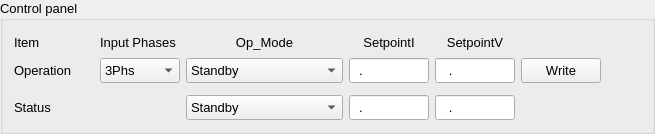
     <widget class="QGroupBox" name="ControlPanel">
      <property name="minimumSize">
       <size>
        <width>70</width>
        <height>110</height>
       </size>
      </property>
      <property name="maximumSize">
       <size>
        <width>1000</width>
        <height>200</height>
       </size>
      </property>
      <property name="font">
       <font>
        <pointsize>10</pointsize>
       </font>
      </property>
      <property name="title">
       <string>Control panel</string>
      </property>
      <layout class="QGridLayout" name="gridLayout_3">
       <item row="4" column="0">
        <widget class="QLabel" name="label_13">
         <property name="sizePolicy">
          <sizepolicy hsizetype="Fixed" vsizetype="Fixed">
           <horstretch>0</horstretch>
           <verstretch>0</verstretch>
          </sizepolicy>
         </property>
         <property name="minimumSize">
          <size>
           <width>50</width>
           <height>20</height>
          </size>
         </property>
         <property name="text">
          <string>Status</string>
         </property>
        </widget>
       </item>
       <item row="1" column="1">
        <widget class="QComboBox" name="comboBox_Phs">
         <property name="minimumSize">
          <size>
           <width>80</width>
           <height>25</height>
          </size>
         </property>
         <item>
          <property name="text">
           <string>3Phs</string>
          </property>
         </item>
         <item>
          <property name="text">
           <string>1Ph</string>
          </property>
         </item>
         <item>
          <property name="text">
           <string>DC</string>
          </property>
         </item>
        </widget>
       </item>
       <item row="1" column="6" rowspan="2">
        <spacer name="horizontalSpacer">
         <property name="orientation">
          <enum>Qt::Horizontal</enum>
         </property>
         <property name="sizeHint" stdset="0">
          <size>
           <width>40</width>
           <height>20</height>
          </size>
         </property>
        </spacer>
       </item>
       <item row="4" column="4">
        <widget class="QLineEdit" name="lineEdit_Vout_R">
         <property name="minimumSize">
          <size>
           <width>70</width>
           <height>25</height>
          </size>
         </property>
         <property name="maximumSize">
          <size>
           <width>80</width>
           <height>30</height>
          </size>
         </property>
         <property name="inputMask">
          <string>000.00</string>
         </property>
         <property name="readOnly">
          <bool>true</bool>
         </property>
        </widget>
       </item>
       <item row="0" column="0">
        <widget class="QLabel" name="label_11">
         <property name="sizePolicy">
          <sizepolicy hsizetype="Fixed" vsizetype="Fixed">
           <horstretch>0</horstretch>
           <verstretch>0</verstretch>
          </sizepolicy>
         </property>
         <property name="minimumSize">
          <size>
           <width>0</width>
           <height>20</height>
          </size>
         </property>
         <property name="text">
          <string>Item</string>
         </property>
        </widget>
       </item>
       <item row="1" column="2">
        <widget class="QComboBox" name="comboBox_OPMODE">
         <property name="sizePolicy">
          <sizepolicy hsizetype="Fixed" vsizetype="Fixed">
           <horstretch>75</horstretch>
           <verstretch>24</verstretch>
          </sizepolicy>
         </property>
         <property name="minimumSize">
          <size>
           <width>120</width>
           <height>25</height>
          </size>
         </property>
         <item>
          <property name="text">
           <string>Standby</string>
          </property>
         </item>
         <item>
          <property name="text">
           <string>Active</string>
          </property>
         </item>
         <item>
          <property name="text">
           <string>Shutdown</string>
          </property>
         </item>
         <item>
          <property name="text">
           <string>Degraded</string>
          </property>
         </item>
         <item>
          <property name="text">
           <string>Error Not Recoverable</string>
          </property>
         </item>
         <item>
          <property name="text">
           <string>Error Recoverable</string>
          </property>
         </item>
         <item>
          <property name="text">
           <string>Not Ready</string>
          </property>
         </item>
         <item>
          <property name="text">
           <string>Boot</string>
          </property>
         </item>
         <item>
          <property name="text">
           <string>ActiveDischarge</string>
          </property>
         </item>
        </widget>
       </item>
       <item row="0" column="2">
        <widget class="QLabel" name="label_16">
         <property name="sizePolicy">
          <sizepolicy hsizetype="Preferred" vsizetype="Fixed">
           <horstretch>0</horstretch>
           <verstretch>0</verstretch>
          </sizepolicy>
         </property>
         <property name="minimumSize">
          <size>
           <width>0</width>
           <height>20</height>
          </size>
         </property>
         <property name="text">
          <string>Op_Mode</string>
         </property>
         <property name="alignment">
          <set>Qt::AlignCenter</set>
         </property>
        </widget>
       </item>
       <item row="1" column="0">
        <widget class="QLabel" name="label_12">
         <property name="sizePolicy">
          <sizepolicy hsizetype="Fixed" vsizetype="Fixed">
           <horstretch>0</horstretch>
           <verstretch>0</verstretch>
          </sizepolicy>
         </property>
         <property name="minimumSize">
          <size>
           <width>80</width>
           <height>20</height>
          </size>
         </property>
         <property name="text">
          <string>Operation</string>
         </property>
        </widget>
       </item>
       <item row="0" column="4">
        <widget class="QLabel" name="label_15">
         <property name="sizePolicy">
          <sizepolicy hsizetype="Preferred" vsizetype="Fixed">
           <horstretch>0</horstretch>
           <verstretch>0</verstretch>
          </sizepolicy>
         </property>
         <property name="minimumSize">
          <size>
           <width>0</width>
           <height>20</height>
          </size>
         </property>
         <property name="text">
          <string>SetpointV</string>
         </property>
         <property name="alignment">
          <set>Qt::AlignCenter</set>
         </property>
        </widget>
       </item>
       <item row="4" column="3">
        <widget class="QLineEdit" name="lineEdit_Iout_R">
         <property name="minimumSize">
          <size>
           <width>70</width>
           <height>25</height>
          </size>
         </property>
         <property name="maximumSize">
          <size>
           <width>80</width>
           <height>30</height>
          </size>
         </property>
         <property name="inputMask">
          <string>00.00</string>
         </property>
         <property name="readOnly">
          <bool>true</bool>
         </property>
        </widget>
       </item>
       <item row="0" column="3">
        <widget class="QLabel" name="label_14">
         <property name="sizePolicy">
          <sizepolicy hsizetype="Preferred" vsizetype="Fixed">
           <horstretch>0</horstretch>
           <verstretch>0</verstretch>
          </sizepolicy>
         </property>
         <property name="minimumSize">
          <size>
           <width>0</width>
           <height>20</height>
          </size>
         </property>
         <property name="text">
          <string>SetpointI</string>
         </property>
         <property name="alignment">
          <set>Qt::AlignCenter</set>
         </property>
        </widget>
       </item>
       <item row="1" column="4">
        <widget class="QLineEdit" name="lineEdit_Vout">
         <property name="minimumSize">
          <size>
           <width>70</width>
           <height>25</height>
          </size>
         </property>
         <property name="maximumSize">
          <size>
           <width>80</width>
           <height>30</height>
          </size>
         </property>
         <property name="inputMask">
          <string>000.00</string>
         </property>
        </widget>
       </item>
       <item row="1" column="3">
        <widget class="QLineEdit" name="lineEdit_Iout">
         <property name="minimumSize">
          <size>
           <width>70</width>
           <height>25</height>
          </size>
         </property>
         <property name="maximumSize">
          <size>
           <width>80</width>
           <height>30</height>
          </size>
         </property>
         <property name="inputMask">
          <string>00.00</string>
         </property>
        </widget>
       </item>
       <item row="4" column="2">
        <widget class="QComboBox" name="comboBox_Status">
         <property name="minimumSize">
          <size>
           <width>120</width>
           <height>25</height>
          </size>
         </property>
         <item>
          <property name="text">
           <string>Standby</string>
          </property>
         </item>
         <item>
          <property name="text">
           <string>Active</string>
          </property>
         </item>
         <item>
          <property name="text">
           <string>Shutdown</string>
          </property>
         </item>
         <item>
          <property name="text">
           <string>Degraded</string>
          </property>
         </item>
         <item>
          <property name="text">
           <string>Error Not Recoverable</string>
          </property>
         </item>
         <item>
          <property name="text">
           <string>Error Recoverable</string>
          </property>
         </item>
         <item>
          <property name="text">
           <string>Not Ready</string>
          </property>
         </item>
         <item>
          <property name="text">
           <string>Boot</string>
          </property>
         </item>
         <item>
          <property name="text">
           <string>ActiveDischarge</string>
          </property>
         </item>
        </widget>
       </item>
       <item row="0" column="1">
        <widget class="QLabel" name="label_4">
         <property name="minimumSize">
          <size>
           <width>80</width>
           <height>20</height>
          </size>
         </property>
         <property name="text">
          <string>Input Phases</string>
         </property>
        </widget>
       </item>
       <item row="1" column="5">
        <widget class="QPushButton" name="Btn_W">
         <property name="sizePolicy">
          <sizepolicy hsizetype="Fixed" vsizetype="Fixed">
           <horstretch>0</horstretch>
           <verstretch>0</verstretch>
          </sizepolicy>
         </property>
         <property name="minimumSize">
          <size>
           <width>50</width>
           <height>25</height>
          </size>
         </property>
         <property name="cursor">
          <cursorShape>PointingHandCursor</cursorShape>
         </property>
         <property name="text">
          <string>Write</string>
         </property>
        </widget>
       </item>
      </layout>
     </widget>
